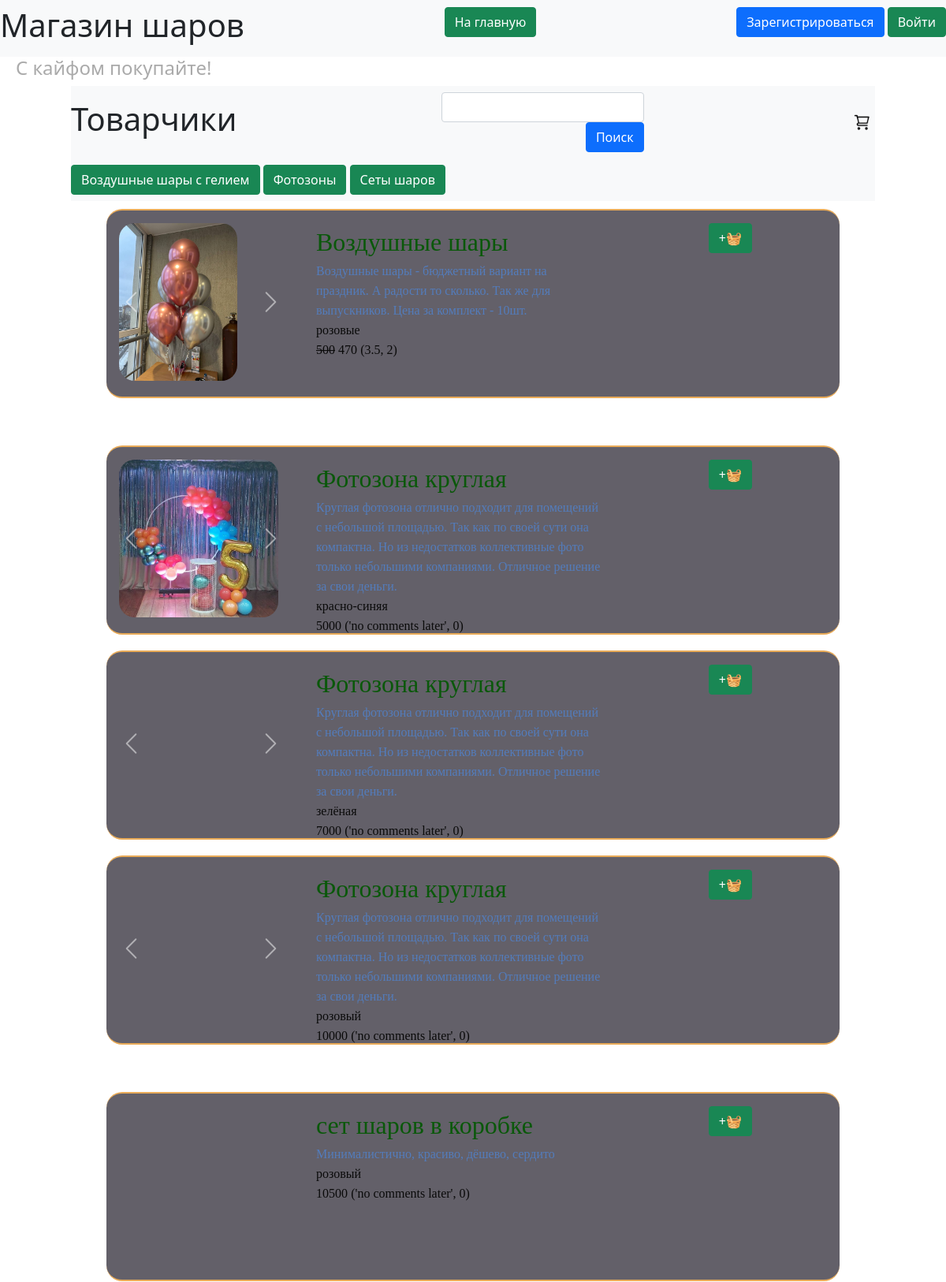
The page /index (upper part) on the database as committed earlier.
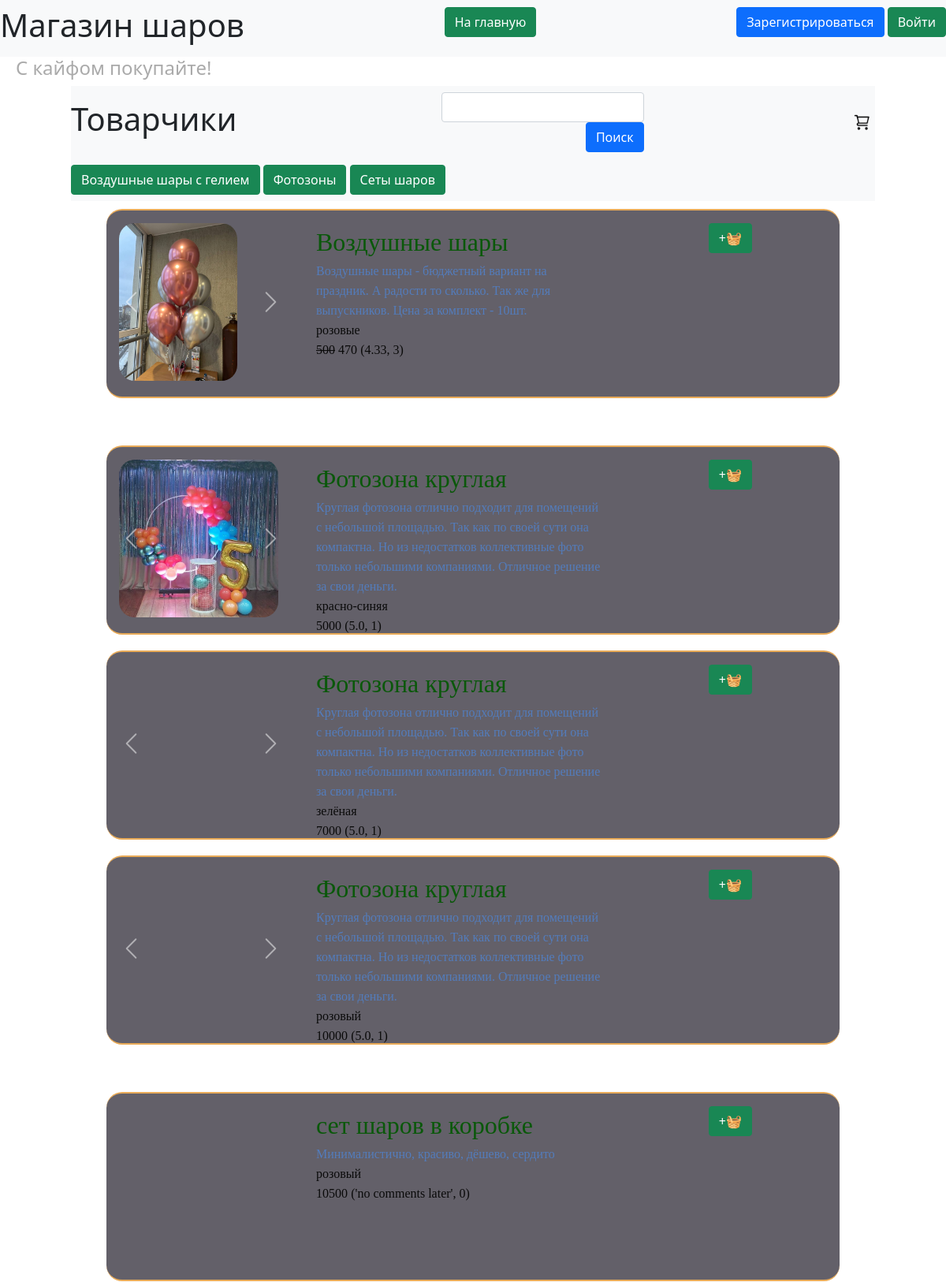
The same page on the database as committed later.
### data/types.py (models this page shows, shortened)
class Types(SqlAlchemyBase):
    __tablename__ = 'types'
    id = sqlalchemy.Column(sqlalchemy.Integer,
                           primary_key=True, autoincrement=True)
    title = sqlalchemy.Column(sqlalchemy.String, nullable=True)
    products = orm.relationship("ProductGroup", back_populates='type_relation')

### data/products.py (models this page shows, shortened)
class Products(SqlAlchemyBase, SerializerMixin):
    __tablename__ = 'products'
    id = sqlalchemy.Column(sqlalchemy.Integer,
                           primary_key=True, autoincrement=True)
    color = sqlalchemy.Column(sqlalchemy.String, nullable=True)
    sale = sqlalchemy.Column(sqlalchemy.Integer, nullable=True)
    cost = sqlalchemy.Column(sqlalchemy.Integer)
    remains = sqlalchemy.Column(sqlalchemy.Integer, nullable=True)
    img = sqlalchemy.Column(sqlalchemy.String, default='0_0_0_none.jpg')
    product_group_id = sqlalchemy.Column(sqlalchemy.Integer, sqlalchemy.ForeignKey("product_group.id"))
    product_group = orm.relationship('ProductGroup')
    def get_img(self):
        return self.img.split(', ')
    def get_price(self):
        if self.sale == 0:
            return str(self.cost)
        return f'<del>{self.cost}</del> {self.cost - self.sale}'

### data/products_group.py (models this page shows, shortened)
class ProductGroup(SqlAlchemyBase, SerializerMixin):
    __tablename__ = 'product_group'
    id = sqlalchemy.Column(sqlalchemy.Integer,
                           primary_key=True, autoincrement=True)
    title = sqlalchemy.Column(sqlalchemy.String, nullable=True)
    description = sqlalchemy.Column(sqlalchemy.String, nullable=True)
    type = sqlalchemy.Column(sqlalchemy.Integer, sqlalchemy.ForeignKey("types.id"))
    type_relation = orm.relationship('Types')
    products = orm.relationship("Products", back_populates='product_group')
    comments = orm.relationship("Comments", back_populates='product_group')
    def get_average_mark(self):
        average = round(sum([comment.mark for comment in self.comments]) / len(self.comments), 2) if len(self.comments) else  'no comments later'
        return average, len(self.comments)

### data/comments.py (models this page shows, shortened)
class Comments(SqlAlchemyBase, SerializerMixin):
    __tablename__ = 'comments'
    id = sqlalchemy.Column(sqlalchemy.Integer,
                           primary_key=True, autoincrement=True)
    content = sqlalchemy.Column(sqlalchemy.String, nullable=True)
    plus = sqlalchemy.Column(sqlalchemy.String, nullable=True)
    minus = sqlalchemy.Column(sqlalchemy.String, nullable=True)
    mark = sqlalchemy.Column(sqlalchemy.Integer, nullable=True)
    product_group_id = sqlalchemy.Column(sqlalchemy.Integer, sqlalchemy.ForeignKey("product_group.id"))
    product_group = orm.relationship('ProductGroup')
    user_id = sqlalchemy.Column(sqlalchemy.Integer, sqlalchemy.ForeignKey("users.id"))
    user = orm.relationship('User')

### server.py (the view)
@app.route("/", methods=['GET'])
@app.route("/index", methods=['GET'])
def index_get():
    db_sess = db_session.create_session()
    types = db_sess.query(Types).all()
    return render_template('pages/index.html', types=types, view='nocube')

### data/db_session.py (called while the page is built)
def create_session() -> Session:
    global __factory
    return __factory()

### templates/pages/index.html (shortened to what this page needs)
{% extends "base.html" %}
{% block content %}
<nav class="navbar navbar-light bg-light title-width">
    <div align="left">
        <h1>Товарчики</h1>
    </div>
    <div align="right">
        <form method="POST">
            <input type="text" id="text" name="text" class="form-control" align="left"/>
            <input type="submit" value="Поиск" class="btn btn-primary" align="right"/>
        </form>
    </div>
    <div align="right">
        <a href="/basket">
            <div class="basket-button"></div>
        </a>
    </div>
</nav>
<nav class="navbar navbar-light bg-light title-width">
    <div align="right">
        {% for type in types %}
        <a href="#{{type.title}}" class="btn btn-success">{{type.title}}</a>
        {% endfor %}
    </div>
</nav>
{% for type in types %}
<div class="menu">
    {% for group_product in type.products %}
    {% for product in group_product.products %}
    {% include 'includes/product.html' %}
    {% endfor %}
    {% endfor %}
</div>
{% endfor %}
{% endblock %}

### templates/base.html (shortened to what this page needs)
<!doctype html>
<html lang="ru">
<head>
    <link rel="stylesheet" href="{{ url_for('static', filename='css/bootstrap.min.css') }}">
    <link rel="stylesheet" href="{{ url_for('static', filename='css/header.css') }}">
    <link rel="stylesheet" href="{{ url_for('static', filename='css/footer.css') }}">
    <link rel="stylesheet" href="{{ url_for('static', filename='css/style.css') }}">
    <link rel="stylesheet" href="{{ url_for('static', filename='css/mystyle.css') }}">
</head>
<body>
{% include 'includes/header.html' %}
<div class="container">
    <main>
        {% block content %}
        {% endblock %}
    </main>
</div>
</body>
</html>

### templates/includes/header.html
<header>
    <nav class="navbar navbar-light bg-light">
        <h1> Магазин шаров</h1>
        <p align="right">
            <a href="/index" class="btn btn-success"> На главную </a>
        </p>
        {% if current_user.is_authenticated %}
        <p align="right">
            <a class="navbar-brand" href="/logout">{{ current_user.name }}</a>
            {% if current_user.admin%}
            <a class="btn btn-primary btn btn-outline-info mr-2" href="/admin/products">Админ панель</a>
            {% endif %}
            {% else %}
        <p align="right">
            <a class="btn btn-primary " href="/register">Зарегистрироваться</a>
            <a class="btn btn-success" href="/login">Войти</a>
        </p>
        {% endif %}
    </nav>
    <h4 align="left">С кайфом покупайте!</h4>
</header>

### templates/includes/product.html (shortened to what this page needs)
{%if view == 'cube'%}
<link rel="stylesheet" href="{{ url_for('static', filename='css/product_cube_style.css') }}">
{%else%}
<link rel="stylesheet" href="{{ url_for('static', filename='css/product_style.css') }}">
{%endif%}
<div class="product menu-item">
    <div class="product-img-place">
        {% if product.get_img()[0]%}
        <div id="carousel{{product.id}}" class="carousel slide" data-bs-ride="false">
            <div class="carousel-inner">
                <div class="carousel-item active">
                    <img class="d-block product-img" src="/static/img/products/{{product.get_img()[0]}}"
                         alt="{{product.get_img()[0]}}">
                </div>
            </div>
            <a class="carousel-control-prev" href="#carousel{{product.id}}" role="button" data-slide="prev">
                <span class="carousel-control-prev-icon" aria-hidden="true"></span>
            </a>
            <a class="carousel-control-next" href="#carousel{{product.id}}" role="button" data-slide="next">
                <span class="carousel-control-next-icon" aria-hidden="true"></span>
            </a>
        </div>
        {%else%}
        <img class="product-img" src="/static/img/products/none.jpg"
             alt="/static/img/products/{{product.get_img()[0]}}"/>
        {%endif%}
    </div>
    <div class="product-description">
        <div align="left">
            <a href="/show_product/{{product.product_group_id}}/{{product.id}}"
               class="product-no-title text-decoration:none">
                <div>
                    <span class="product-description-title">{{product.product_group.title}}</span><br>
                    <span class="product-description-description">{{product.product_group.description}}</span><br>
                    <span class="product-description-color">{{product.color}}</span><br>
                    <span class="product-description-color">{% autoescape false %}{{product.get_price()}}{% endautoescape %}</span>
                    <span class="product-description-color">{{product.product_group.get_average_mark()}}</span>
                </div>
            </a>
        </div>
    </div>
    <div class="product-button-plus">
        <button class="btn btn-success"
                onclick="addToBasket('{{ product.id }}'{% if current_user.is_authenticated %}, '{{current_user.id}}' {%endif%});">
            +🧺
        </button>
    </div>
</div>

### static/css/header.css (style rules this page uses)
:root { --main-color: #0179FA; --second-color: white; }

### static/css/footer.css (style rules this page uses)
:root { --main-color: #111111; --second-color: white; }

### static/css/style.css (style rules this page uses)
:root { --main-color: #0179FA; --second-color: #ffffff; --thirdly_color: #629ee3; }
body { background-color: var(--second-color); }

### static/css/mystyle.css (style rules this page uses)
html { --firstly-color: white; --secondary-color: rgba(91, 82, 212, 0.837); --thirdly-color: rgb(99, 96, 105); --fourly-color: rgb(144, 182, 242); --black: rgb(35, 35, 35); --dark-blue: #12191D; --white: #FFFFFF; --green: #33FF00; --caribbean: #00E197; --light-green: #8EEF8C; --turquoise: #12EEFF; --pink: #F053D5; --red: #FE785A; --gray-900: #0C1114; --gray-700: #242A2C; --gray-650: #495257; --gray-600: #424B4F; --gray-500: #495257; --gray-300: #8D979E; --gray-200: #ACB4B9; --gray-150: #AEB6BB; --gray-100: #EEF1F3; --gray-50: #F6F8F9; }
h4 { padding-left: 20px; color: #aaaaaa; }
.basket-button { width: 3vh; height: 3vh; border: none; background-image: url('../img/system/cart_icon.png'); background-size: cover; margin: 5px 5px; }
.menu { display: flex; justify-content: space-around; align-items: flex-start; flex-wrap: wrap; padding: 5vh; padding-top: 0; }
.menu-item { width: 30vh; height: 30vh; margin: 10px 5px; text-align: center; background-color: var(--thirdly-color); position: relative; border-radius: 20px; flex-basis: content; }
.container { display: flex; flex-direction: column; min-height: 100vh; min-width: 98vw; justify-content: space-evenly; }
main { flex: 1; max-width: 98vw; justify-content: center; display: block; margin: 0 auto; text-align: left; }
.title-width { min-width: 85vw; }
body { margin: 0; padding: 0; text-align: center; }

### static/css/product_style.css (style rules this page uses)
a { color:#537CBC; text-decoration:none; }
.product { border-top: 2px solid rgb(233 171 88); border-bottom: 2px solid rgb(233 171 88); display: grid; grid-template-columns: repeat(15, 1fr); grid-template-rows: repeat(3, 1fr); gap: 10px; grid-auto-rows: 1fr; }
.product > div { padding: 1em; color: #d9480f; }
.product-img-place { grid-column: 1 / 4; grid-row: 1 / 4; width: 30vh; height: 30vh; }
.product-img { height: 25vh; border-radius: 20px; object-fit: cover; }
.product-description { grid-column: 4 / 11; grid-row: 1 / 4; }
.product-description-title { font-size: 2rem; font-family: cursive; color: rgb(10 88 10); text-align: left; }
.product-description-description { font-family: cursive; color: #537CBC; text-align: left; }
.product-description-color { font-family: cursive; color: rgb(10 10 10); text-align: left; }
.product-no-title { color: rgb(1 1 1); }
.product-button-plus { grid-column: 12 / 15; grid-row: 1 / 2; }

Rows that differ between the two databases and show on the page:
changed through a linked row, Products "розовые": product_group.get_average_mark "(3.5, 2)" → "(4.33, 3)"
computed for Products "красно-синяя": product_group.get_average_mark "('no comments later', 0)" → "(5.0, 1)"
computed for Products "зелёная": product_group.get_average_mark "('no comments later', 0)" → "(5.0, 1)"
computed for Products (number 4 of 5 on the later page): product_group.get_average_mark "('no comments later', 0)" → "(5.0, 1)"
